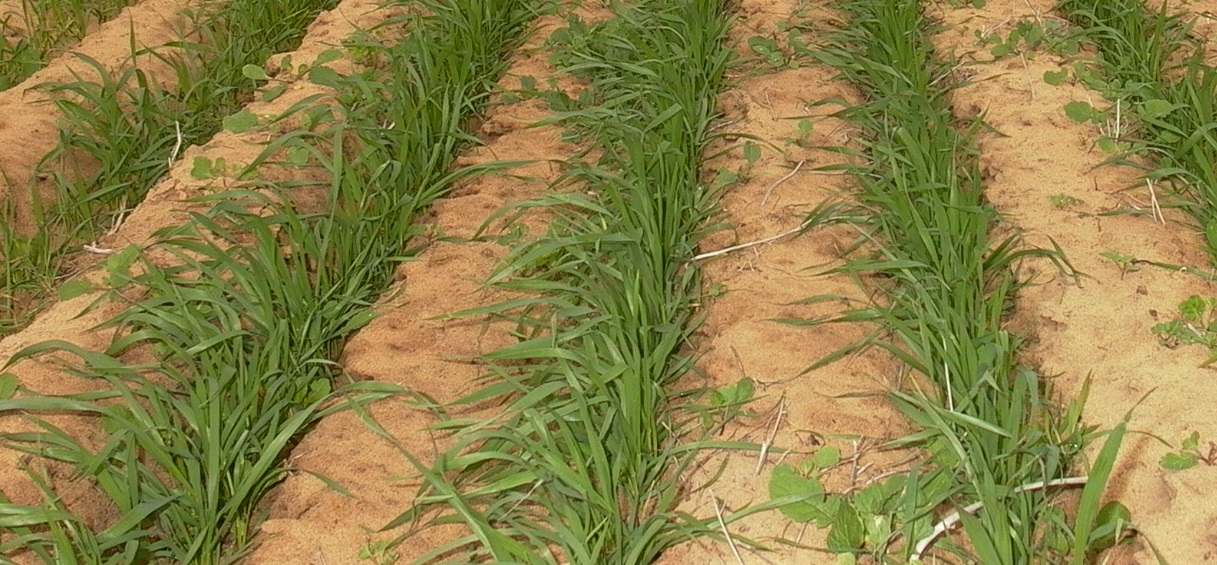
%> input picture img6.jpg, 1217 x 565 px
$ octave green_colour_dtn.m   (GNU Octave 9; MATLAB toolbox functions it lacks are replaced by stand-ins)
%> lines starting %> are read from the running program, lines starting %| are printed output that depends on the picture; in (x1, y1, x2, y2) boxes, pixels count from 0 and x2, y2 are one past the last pixel; in counts of white or black regions, pixels touching at a corner belong together; the program's own positions count from 1
%% function GreencolourDetection() %% Colour segmentation

clc;
clear;
close all;
%% read image

[rgbImage, storedColorMap] = imread('img6.jpg'); %onion.png
%> rgbImage is the input picture: size 565x1217x3 uint8; mean R, G, B 140.5, 129.3, 70.8
%> storedColorMap = []
[rows, columns, numberOfColorBands] = size(rgbImage);
figure,imshow(rgbImage); title('Input Image');
%% Convert RGB image to HSV

hsvImage = rgb2hsv(rgbImage);
%> hsvImage: size 565x1217x3 double; mean H, S, V 0.149, 0.547, 0.576
figure,imshow(hsvImage);title('HSV Image');
figure();
hImage = hsvImage(:,:,1);
subplot(2,3,1);imshow(hImage);title('hImage');
sImage = hsvImage(:,:,2);
subplot(2,3,2);imshow(sImage);title('sImage');
vImage = hsvImage(:,:,3);
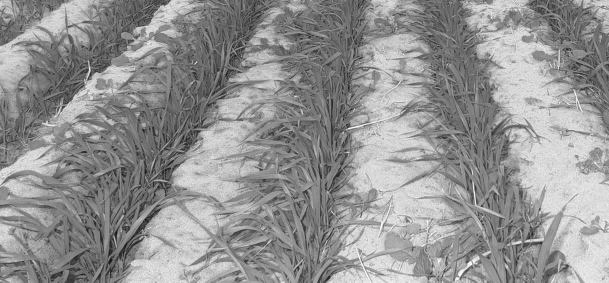
%> vImage: size 565x1217 double (shown at 1/2 size); min 0.0706, max 1, mean 0.576
subplot(2,3,3);imshow(vImage);title('vImage');
%% Compute the histogram of the 3 bands

[hueCounts, hueBinValues] = imhist(hImage);
%> hueCounts = 256 values, max 37843 at index 56, min 0 at index 1, mean 2686; hueBinValues = 256 values from 0 to 1
maxHueBinValue = find(hueCounts > 0, 1, 'last');
%> maxHueBinValue = 74
maxCountHue = max(hueCounts);
%> maxCountHue = 37843
hHuePlot = subplot(2, 3, 4);
area(hueBinValues, hueCounts, 'FaceColor', 'g');
grid on;
xlabel('Hue Value');
ylabel('Pixel Count');
title('Histogram of Hue Image');

[saturationCounts, saturationBinValues] = imhist(sImage);
%> saturationCounts = 256 values, max 18091 at index 129, min 0 at index 1, mean 2686; saturationBinValues = 256 values from 0 to 1
maxSaturationBinValue = find(saturationCounts > 0,1,'last');
%> maxSaturationBinValue = 256
% to find the number of bins
maxCountSaturation = max(saturationCounts);
%> maxCountSaturation = 18091
% to find the maximum value
SaturationPlot = subplot(2, 3, 5);
area(saturationBinValues, saturationCounts, 'FaceColor', 'g');
grid on;
xlabel('Saturation Value');
ylabel('Pixel Count');
title('Saturation');

[valueCounts, valueBinValues] = imhist(vImage);
%> valueCounts = 256 values, max 6665 at index 135, min 0 at index 1, mean 2686; valueBinValues = 256 values from 0 to 1
maxValueBinValue = find(valueCounts > 0, 1, 'last');
%> maxValueBinValue = 256
maxCountValue = max(valueCounts);
%> maxCountValue = 6665
ValuePlot = subplot(2, 3, 6);
area(valueBinValues, valueCounts, 'FaceColor', 'b');
grid on;
xlabel('Value Value');
ylabel('Pixel Count');
title('Value');

%% setting threshold for Green colour
hueThresholdLow = 0.15;
hueThresholdHigh = 0.60;
saturationThresholdLow = 0.36;
saturationThresholdHigh = 1;
valueThresholdLow = 0;
valueThresholdHigh = 0.8;

%% Green Colour detection

% apply each color band's particular thresholds to the color band
hueMask = (hImage >= hueThresholdLow) & (hImage <= hueThresholdHigh);
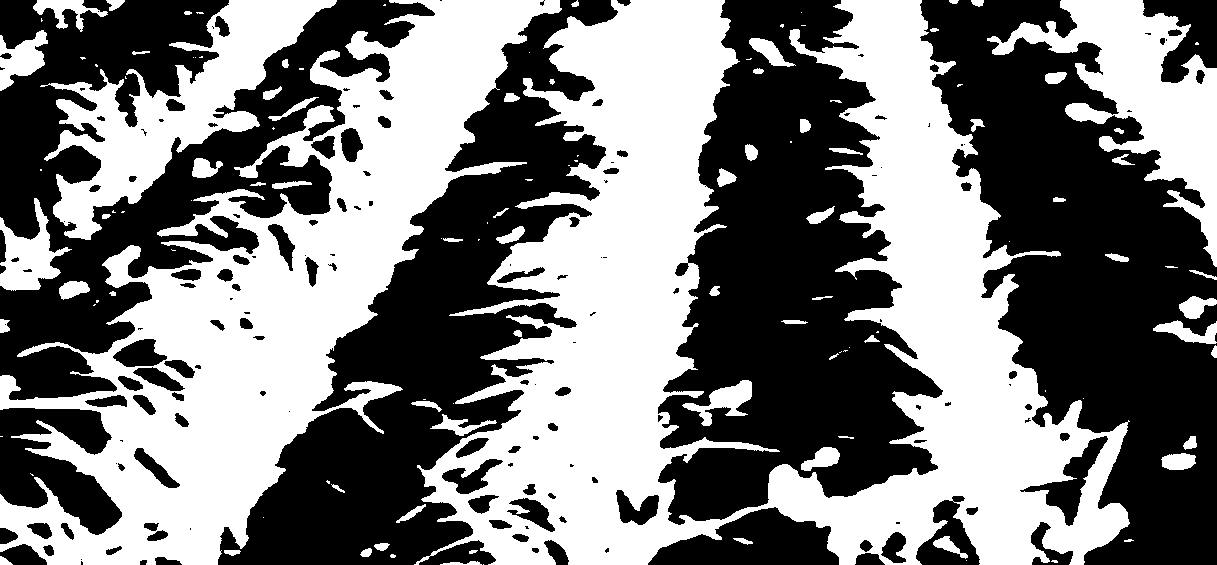
%> hueMask: size 565x1217 logical; 48.1% white; 122 white regions (50 under 20 px), largest, box (x1, y1, x2, y2) and area: (414, 0, 1130, 565) 169744, (0, 0, 562, 565) 103733, (40, 0, 337, 240) 21579
saturationMask = (sImage >= saturationThresholdLow) & (sImage <= saturationThresholdHigh);
%> saturationMask: size 565x1217 logical; 98% white; 1277 black regions (1158 under 20 px), largest, box (x1, y1, x2, y2) and area: (703, 485, 753, 565) 635, (909, 510, 960, 563) 596, (1046, 444, 1088, 485) 445
valueMask = (vImage >= valueThresholdLow) & (vImage <= valueThresholdHigh);
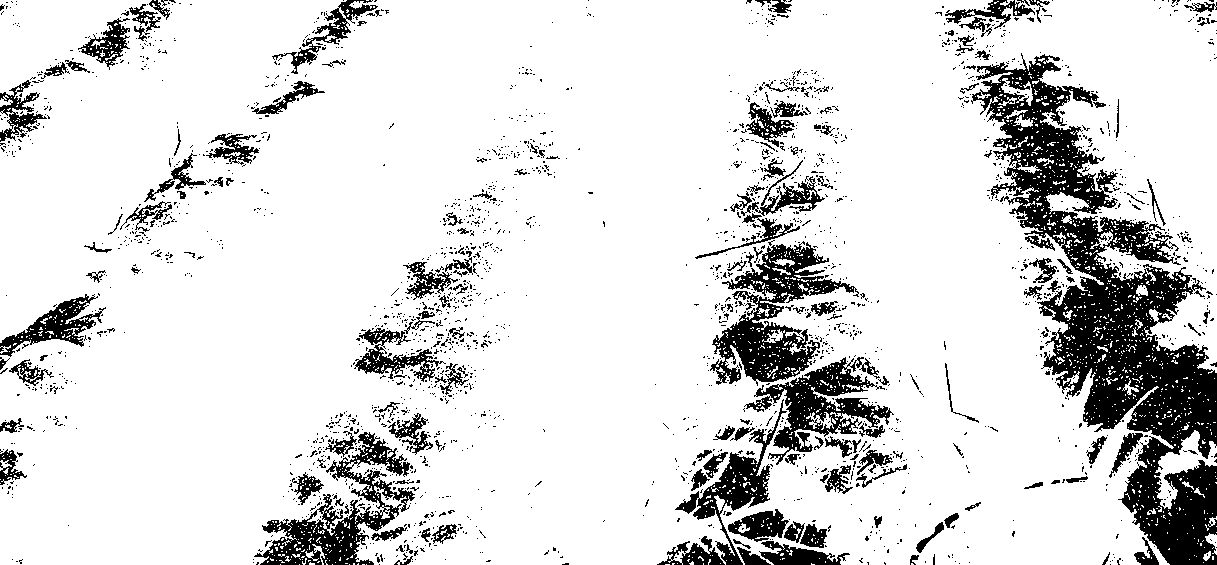
%> valueMask: size 565x1217 logical; 85.6% white; 2307 black regions (2130 under 20 px), largest, box (x1, y1, x2, y2) and area: (971, 53, 1217, 565) 39333, (710, 241, 859, 386) 7467, (254, 432, 415, 565) 6195

figure();
subplot(1, 3, 1);
imshow(hueMask, []);
title('Hue Mask');
subplot(1, 3, 2);
imshow(saturationMask, []);
title('Saturation Mask');
subplot(1, 3, 3);
imshow(valueMask, []);
title('Value Mask');

% Set all axes to be the same width and height.
% This makes it easier to compare them.
maxCount = max([maxCountHue,  maxCountSaturation, maxCountValue]);
%> maxCount = 37843
axis([hHuePlot SaturationPlot ValuePlot], [0 1 0 maxCount]);


% Plot all 3 histograms in one plot.
figure();
plot(hueBinValues, hueCounts, 'r', 'LineWidth', 2);
grid on;
xlabel('Values');
ylabel('Pixel Count');
hold on;
plot(saturationBinValues, saturationCounts, 'g', 'LineWidth', 2);
plot(valueBinValues, valueCounts, 'b', 'LineWidth', 2);
title('Histogram of All Bands');
maxGrayLevel = max([maxHueBinValue, maxSaturationBinValue, maxValueBinValue]); % Just for our information....
%> maxGrayLevel = 256
% Make x-axis to just the max gray level on the bright end.
xlim([0 1])
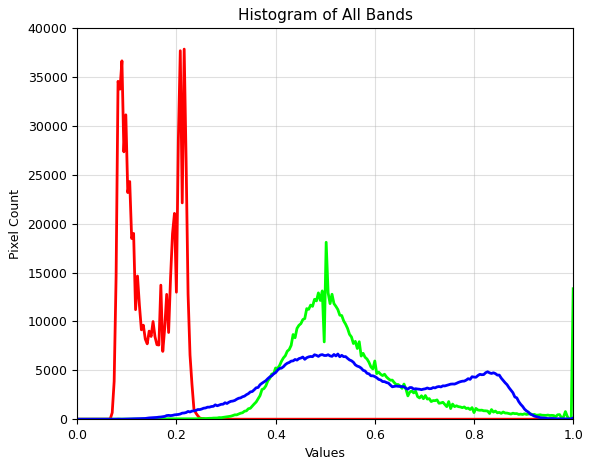
%> figure redrawn from the program's plot data; curve peaks at x = 0.216, y = 37843; curve peaks at x = 0.502, y = 18091; curve peaks at x = 0.525, y = 6665

% Combine the masks to find where all 3 are "true"
coloredObjectsMask = uint8(hueMask & saturationMask & valueMask);
%> coloredObjectsMask: size 565x1217 uint8; values 0 (black) and 1 (white), 47% white; 195 white regions (112 under 20 px), largest, box (x1, y1, x2, y2) and area: (0, 0, 562, 565) 100817, (417, 0, 761, 565) 88938, (727, 0, 1130, 565) 74105
figure,imshow(coloredObjectsMask,[]);

%smallestAcceptableArea = 10; % Keep areas only if they're bigger than this
%coloredObjectsMask = uint8(bwareaopen(coloredObjectsMask, smallestAcceptableArea));

structuringElement = strel('disk', 2);
coloredObjectsMask = imclose(coloredObjectsMask, structuringElement);
%> coloredObjectsMask: size 565x1217 uint8; values 0 (black) and 1 (white), 48.1% white; 116 white regions (50 under 20 px), largest, box (x1, y1, x2, y2) and area: (0, 0, 562, 565) 103652, (396, 0, 761, 565) 92453, (727, 0, 1130, 565) 77082
figure,imshow(coloredObjectsMask,[]);
coloredObjectsMask = imfill(logical(coloredObjectsMask), 'holes');
%> coloredObjectsMask: size 565x1217 logical; 50.6% white; 30 black regions (13 under 20 px), largest, box (x1, y1, x2, y2) and area: (648, 0, 943, 565) 92017, (920, 0, 1217, 565) 88038, (0, 0, 435, 535) 75580
figure,imshow(coloredObjectsMask,[]);
coloredObjectsMask = cast(coloredObjectsMask, 'like', rgbImage);

maskedImageR = coloredObjectsMask .* rgbImage(:,:,1);
maskedImageG = coloredObjectsMask .* rgbImage(:,:,2);
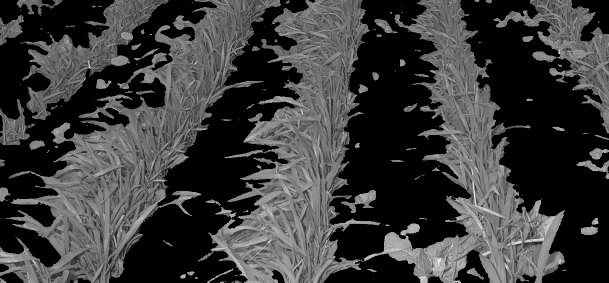
%> maskedImageG: size 565x1217 uint8 (shown at 1/2 size); min 0, max 255, mean 59
maskedImageB = coloredObjectsMask .* rgbImage(:,:,3);
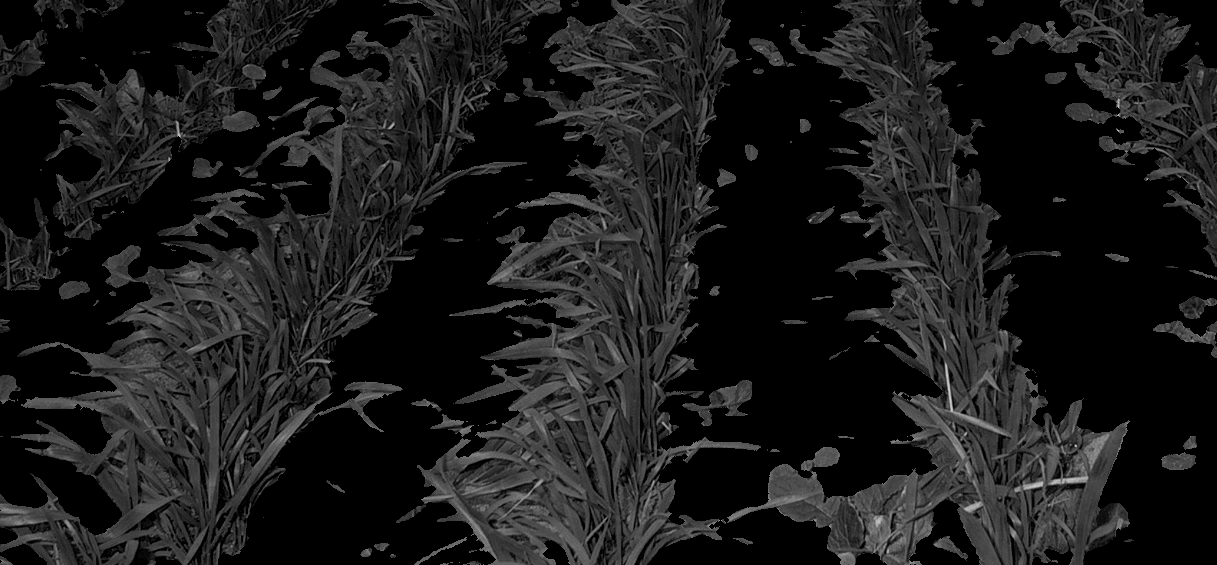
%> maskedImageB: size 565x1217 uint8; min 0, max 209, mean 26.4

maskedRGBImage = cat(3, maskedImageR, maskedImageG, maskedImageB);
%> maskedRGBImage: size 565x1217x3 uint8; mean H, S, V 53.4, 59, 26.4
figure,imshow(maskedRGBImage);

$ run again, with img1.jpg copied over img6.jpg
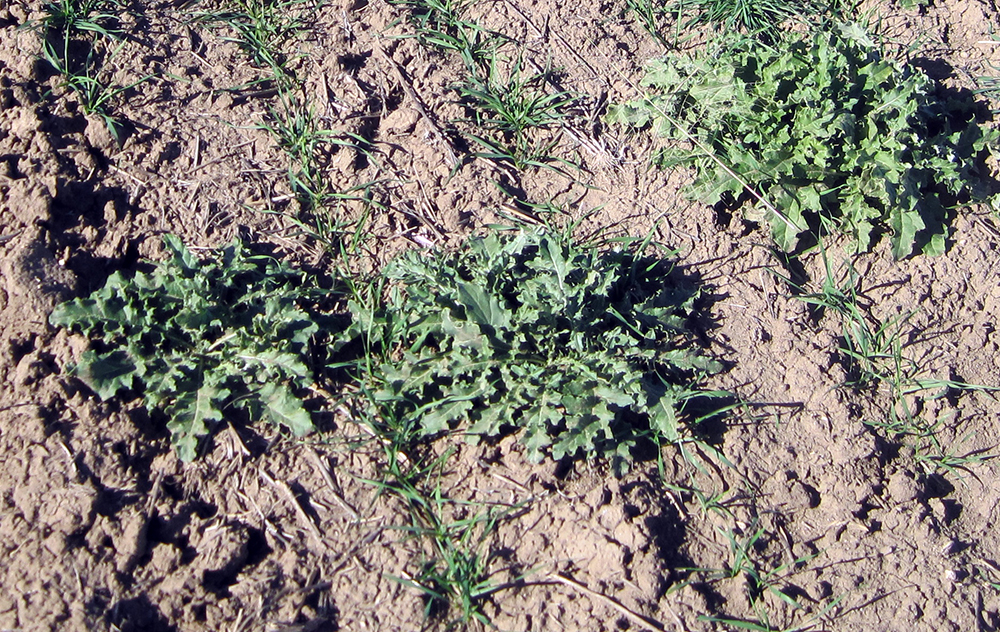
%> input picture img1.jpg, 1000 x 632 px
%> rgbImage is the input picture: size 632x1000x3 uint8; mean R, G, B 132.5, 126.8, 118.2
%> storedColorMap = []
%> hsvImage: size 632x1000x3 double; mean H, S, V 0.363, 0.271, 0.553
%> hueCounts = 256 values, max 18366 at index 20, min 0 at index 213, mean 2468.8; hueBinValues = 256 values from 0 to 1
%> maxHueBinValue = 255
%> maxCountHue = 18366
%> saturationCounts = 256 values, max 11549 at index 41, min 0 at index 254, mean 2468.8; saturationBinValues = 256 values from 0 to 1
%> maxSaturationBinValue = 256
%> maxCountSaturation = 11549
%> valueCounts = 256 values, max 7724 at index 256, min 144 at index 4, mean 2468.8; valueBinValues = 256 values from 0 to 1
%> maxValueBinValue = 256
%> maxCountValue = 7724
%> `hueMask = (hImage >= hueThresholdLow) & (hImage <= hueThresholdHigh);`:
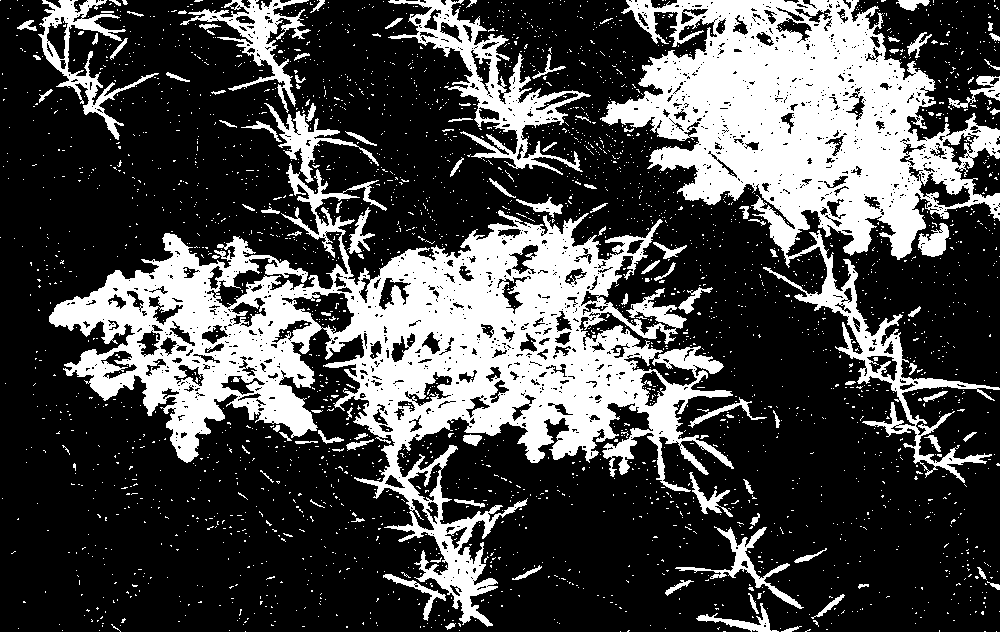
%> hueMask: size 632x1000 logical; 29% white; 2942 white regions (2831 under 20 px), largest, box (x1, y1, x2, y2) and area: (49, 163, 734, 627) 88921, (600, 0, 1000, 483) 60006, (388, 0, 591, 175) 7579
%> saturationMask: size 632x1000 logical; 23.8% white; 7035 white regions (6211 under 20 px), largest, box (x1, y1, x2, y2) and area: (15, 58, 156, 311) 10463, (554, 250, 725, 362) 7399, (273, 253, 366, 396) 4582
%> valueMask: size 632x1000 logical; 76.8% white; 7887 black regions (6819 under 20 px), largest, box (x1, y1, x2, y2) and area: (504, 0, 801, 247) 9975, (711, 268, 868, 558) 7832, (534, 477, 659, 632) 6376
%> maxCount = 18366
%> maxGrayLevel = 256
%> `maskedImageG = coloredObjectsMask .* rgbImage(:,:,2);`:
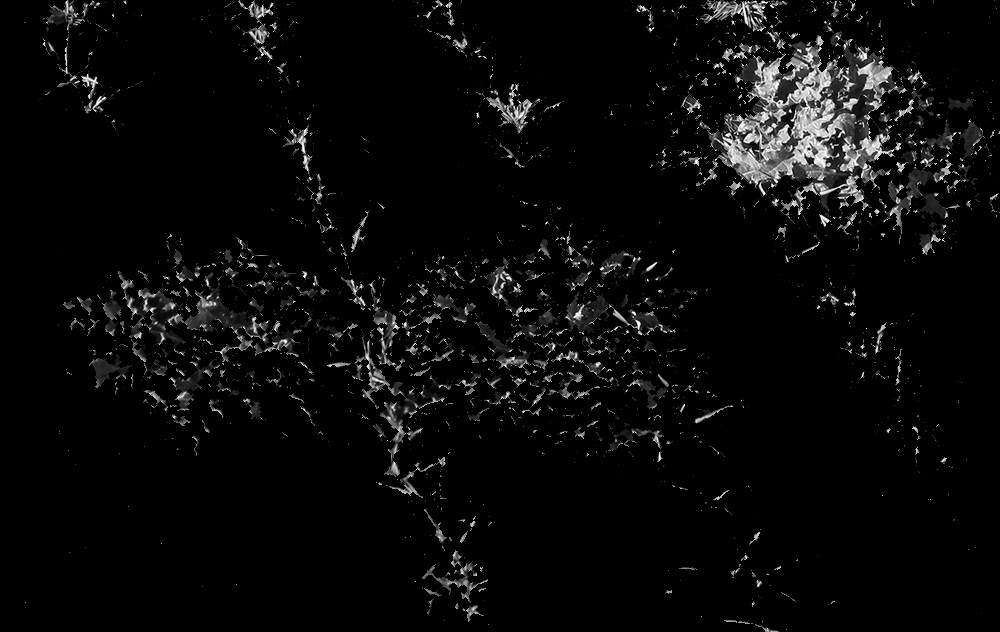
%> maskedImageG: size 632x1000 uint8; min 0, max 255, mean 9.6
%> maskedRGBImage: size 632x1000x3 uint8; mean H, S, V 7.5, 9.6, 7.2
